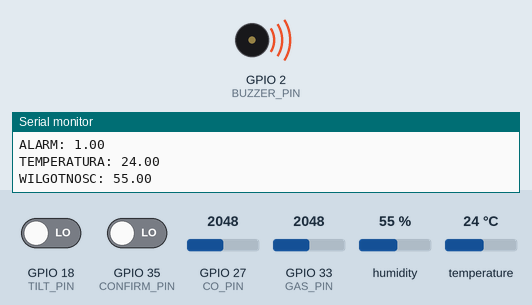
This sketch was run on a simulated ESP32. Parts: buzzer (waves = sounding, pin HIGH), the last lines printed to the serial monitor. The test bench sets the inputs (shaded band); at power-on: GPIO 18 (TILT_PIN) LOW, GPIO 27 (CO_PIN) = 2048, GPIO 33 (GAS_PIN) = 2048, GPIO 35 (CONFIRM_PIN) LOW, humidity 55 %, temperature 24 °C. WiFi joins after 1.5 s; servers stay silent unless stated; no MQTT or app messages arrive unless stated.

Above: at 10.7 s.
10.8 s: GPIO 18 (TILT_PIN) driven HIGH
At 11.7 s:
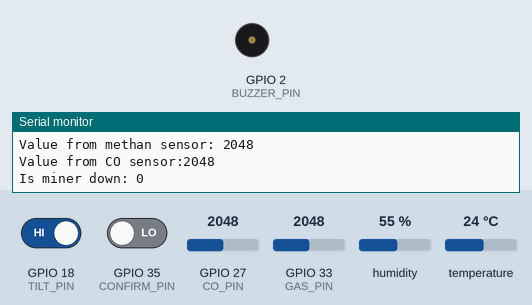
13.0 s: GPIO 18 (TILT_PIN) driven LOW
At 19.3 s:
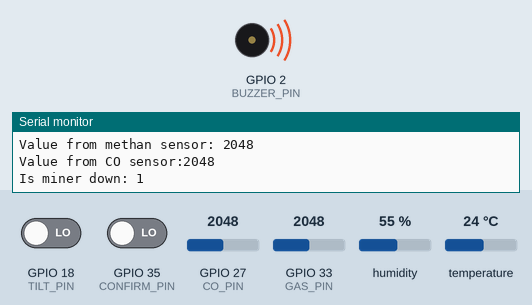
Timing chart, 0 to 20.8 s (numbered marks = the images above; inputs shaded):
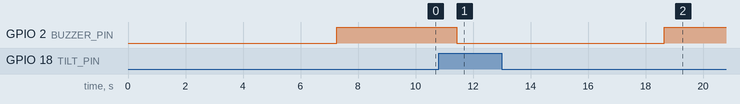

The sketch:

Mining_sensor.ino
```cpp
#include "DHT.h"
#include <WiFi.h>
#include <PubSubClient.h>

/*Initalize MQTT publisher */
WiFiClient esp_client;
PubSubClient client(esp_client);
const char* mqtt_server = "172.31.99.244";
long lastMsg = 0;
char msg[50];
int value = 0;

DHT dht;

/*MQ-2 sensor analog pin
  function of MQ-2 sensor is to detect methane and gas */
#define GAS_PIN 33
const char* message_topic_MQ_2 = "MQ-2";

#define DHT11_PIN 14

/*MQ-7 sensor analog pin
  function of MQ-7 sensor is to detect carbon monoxide */
#define CO_PIN 27
const char* message_topic_MQ_7 = "MQ-7";

/* Tilt switch function is to detect, when worker is down */
#define TILT_PIN 18

/*Alarm buzzer function is to generate huge sound in crisis situation */
#define BUZZER_PIN 2
const char* message_topic_alarm = "ALARM";

/* Confirmation button that miner is not endangered */
#define CONFIRM_PIN 35
const char* message_topic_confirm = "CONFIRM";

/* check how much seconds miner is down */
int seconds_miner_down = 0;
bool confirm_miner_fine = 0;

void callback(char* topic, byte* message, unsigned int length) {
  Serial.print("Message arrived on topic: ");
  Serial.print(topic);
  Serial.print(". Message: ");
  String messageTemp;

  for (int i = 0; i < length; i++) {
    Serial.print((char)message[i]);
    messageTemp += (char)message[i];
  }
  Serial.println();
}

void reconnect() {
  // Loop until we're reconnected
  while (!client.connected()) {
    Serial.print("Attempting MQTT connection...");
    // Attempt to connect
    if (client.connect("ESP8266Client")) {
      Serial.println("connected");
      // Subscribe
      client.subscribe("MQ-2");
    } else {
      Serial.print("failed, rc=");
      Serial.print(client.state());
      Serial.println(" try again in 5 seconds");
      // Wait 5 seconds before retrying
      delay(5000);
    }
  }
}

/* function to connect with wifi */
void connect_to_wifi(const char* ssid, const char* password)
{

  WiFi.begin(ssid, password);
  int seconds = 0;

  while(WiFi.status() != WL_CONNECTED)
  {
    seconds++;
    delay(1000);

    /* If there are more than 20 seconds , esp send warning message */
    if(seconds > 30)
    {
      Serial.println("Can't connect to WiFI, please run again code or check that your's password and ssid are correct");
      break;
    }
  }
}

/* sending MQTT messages */
bool send_mqtt_message(const char* topic, int number)
{
  char number_string[8];
  dtostrf(number, 1, 2, number_string);
  client.publish(topic, number_string);

}

bool start_alarm_miner(int seconds)
{
  if(seconds > 5 && !confirm_miner_fine)
  {
      digitalWrite(BUZZER_PIN, HIGH);
      return true;
  }

  digitalWrite(BUZZER_PIN, LOW);

  if(digitalRead(TILT_PIN))
  {
    confirm_miner_fine = 0;
  }

  return false;

}

void check_confirm_miner()
{
  if(digitalRead(CONFIRM_PIN))
  {
    digitalWrite(BUZZER_PIN, LOW);
    confirm_miner_fine = 1;
  }

}
void setup() {
  Serial.begin(9600);

  const char* ssid = "Hackathon";
  const char* password = "Hackathon24";
  connect_to_wifi(ssid, password);

  client.setServer(mqtt_server, 1883);
  client.setCallback(callback);

  //set pins to read values from sensors
  pinMode(GAS_PIN, INPUT);
  pinMode(CO_PIN, INPUT);
  pinMode(TILT_PIN, INPUT);
  pinMode(BUZZER_PIN, OUTPUT);
  pinMode(CONFIRM_PIN, INPUT);

  dht.setup(DHT11_PIN);

  digitalWrite(TILT_PIN, HIGH);
  digitalWrite(BUZZER_PIN, LOW);

}

void loop() {
  //get values from sensors
  if (!client.connected()) {
    reconnect();
  }
  client.loop();

  int carbon_monoxide = analogRead(CO_PIN);
  int methan_gas = analogRead(GAS_PIN);
  int miner_down = !digitalRead(TILT_PIN);
  int humidity = dht.getHumidity();
  int temperature = dht.getTemperature();

  Serial.print("Value from methan sensor: ");
  Serial.println(methan_gas);

  Serial.print("Value from CO sensor:");
  Serial.println(carbon_monoxide);

  Serial.print("Is miner down: ");
  Serial.println(miner_down);

  Serial.print("\n\n");

  if(miner_down)
  {
    seconds_miner_down++;
  }

  else
  {
    seconds_miner_down = 0;
  }

  /*check for alarm */
  bool is_alarm = start_alarm_miner(seconds_miner_down);

  /*check for confirming that everything is good */
  if(is_alarm);
  {
    check_confirm_miner();
  }

  long now = millis();
  if (now - lastMsg > 5000)
  {
    lastMsg = now;

    char tempString[8];
    dtostrf(methan_gas, 1, 2, tempString);
    Serial.print("Temperature: ");
    Serial.println(tempString);
    client.publish("MQ-2", tempString);

    dtostrf(carbon_monoxide, 1, 2, tempString);
    Serial.print("Czad: ");
    Serial.println(tempString);
    client.publish("MQ-7", tempString);

    dtostrf(digitalRead(BUZZER_PIN), 1, 2, tempString);
    Serial.print("ALARM: ");
    Serial.println(tempString);
    client.publish("ALARM", tempString);

    dtostrf(temperature, 1, 2, tempString);
    Serial.print("TEMPERATURA: ");
    Serial.println(tempString);
    client.publish("TEMPERATURA", tempString);

    dtostrf(humidity, 1, 2, tempString);
    Serial.print("WILGOTNOSC: ");
    Serial.println(tempString);
    client.publish("WILGOTNOSC", tempString);
  }

  delay(1000);
}
```

Measured:
- after the input at 10.8 s, GPIO 2 (BUZZER_PIN): HIGH → LOW after 0.63 s
- after the input at 13.0 s, GPIO 2 (BUZZER_PIN): LOW → HIGH after 5.7 s
